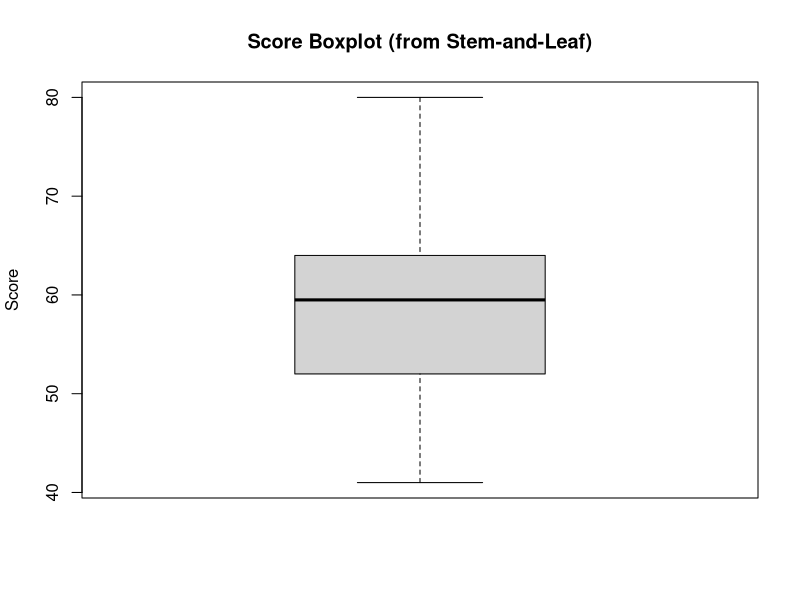

Source code (R):
# ディレクトリの取得
get_script_dir <- function() {
  if (!is.null(sys.frames()[[1]]$ofile)) {
    return(dirname(normalizePath(sys.frames()[[1]]$ofile)))
  }

  args <- commandArgs(trailingOnly = FALSE)
  file_arg <- grep("--file=", args, value = TRUE)
  if (length(file_arg) > 0) {
    return(dirname(normalizePath(sub("--file=", "", file_arg))))
  }

  normalizePath(".")
}

# 最頻値（自作関数）
mode_value <- function(x) {
  ux <- unique(x)
  ux[which.max(tabulate(match(x, ux)))]
}

main <- function() {
  df <- data.frame(
    stem = c(
      rep(4, 9),
      rep(5, 15),
      rep(6, 14),
      rep(7, 9),
      rep(8, 1)
    ),
    leaf = c(
      c(1, 2, 4, 4, 5, 5, 7, 8, 8),
      c(1, 1, 2, 2, 3, 4, 4, 4, 4, 6, 7, 8, 8, 9, 9),
      c(0, 0, 1, 1, 1, 2, 2, 2, 3, 4, 4, 4, 4, 6),
      c(1, 2, 3, 4, 5, 6, 7, 8, 9),
      c(0)
    )
  )

  print("=== 幹葉図データ ===")
  print(df)

  # 幹葉図 → 数値データに復元
  values <- df$stem * 10 + df$leaf

  print("=== 復元された数値データ ===")
  print(values)

  # 平均
  mean_value <- mean(values)

  # 中央値
  median_value <- median(values)

  # 最頻値（自作関数）
  mode_result <- mode_value(values)

  # 四分位数・四分位範囲
  quartiles <- quantile(values)
  iqr_value <- IQR(values)

  # 分散
  var_value <- var(values)    # 不変分散
  un_var_value <- var(values) * (length(values) - 1) / length(values) # 分散

  # 標準偏差
  sd_value <- sd(values)          # 不偏標準偏差
  un_sd_value <- sqrt(un_var_value)  # 母標準偏差

  # 変動係数
  cv_value <- un_sd_value / mean_value
  cv_percent <- cv_value * 100

  ############################################
  # 4. 結果表示
  ############################################
  print("=== 統計量 ===")
  print(paste("平均:", mean_value))
  print(paste("分散:", un_var_value))
  print(paste("不変分散:", var_value))
  print(paste("標準偏差（不偏）:", sd_value))
  print(paste("標準偏差（母）:", un_sd_value))
  print(paste("変動係数:", cv_value))
  print(paste("変動係数（%）:", cv_percent))

  print(paste("中央値:", median_value))
  print(paste("最頻値:", mode_result))
  print(paste("第1四分位数:", quartiles[2]))
  print(paste("第3四分位数:", quartiles[4]))
  print(paste("四分位範囲:", iqr_value))

  ############################################
  # 5. 箱ひげ図（任意）
  ############################################
  x11()
  boxplot(
    values,
    main = "Score Boxplot (from Stem-and-Leaf)",
    ylab = "Score"
  )



}

main()
